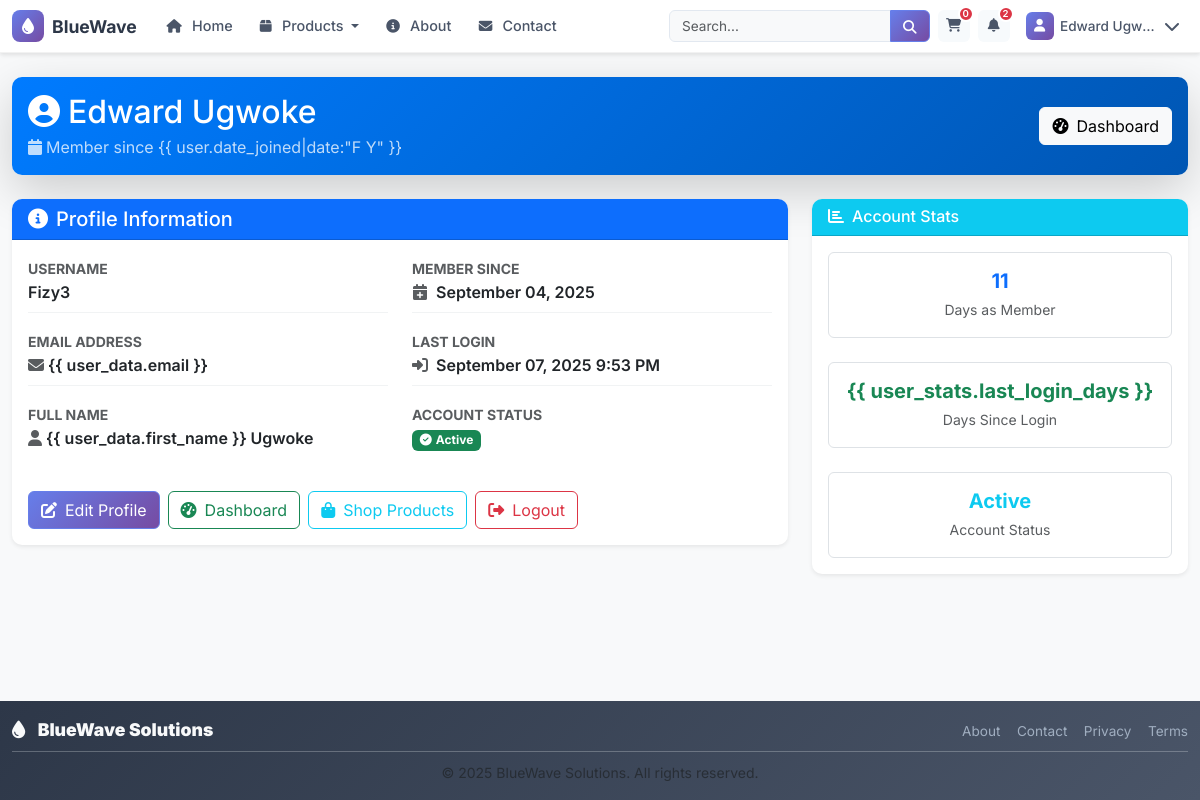
Before: /accounts/profile/ (signed in) with the older database file.
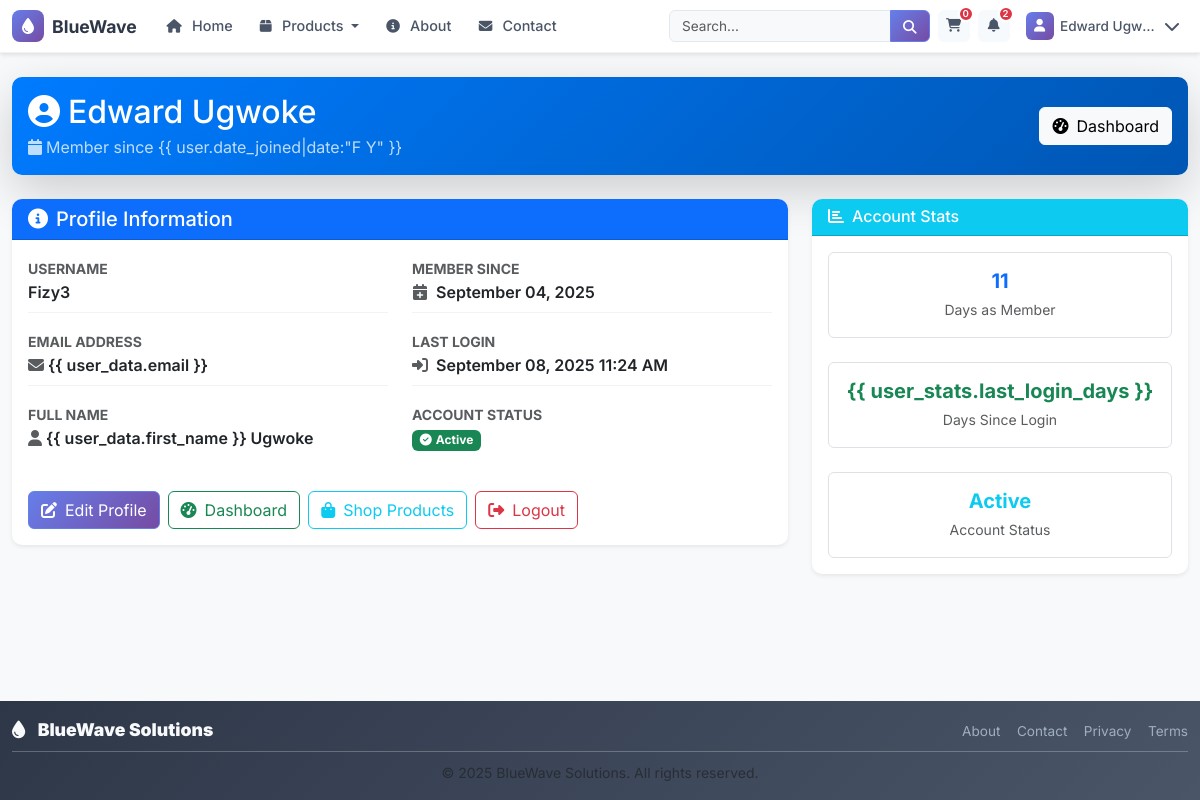
After: the same page with the newer database file.
### accounts/models.py (models this page shows, shortened)
class CustomUser(AbstractUser):
    email = models.EmailField(
        verbose_name="email address",
        unique=True,
        help_text="Required. Enter a valid email address."
    )
    groups = models.ManyToManyField(
        Group,
        verbose_name="groups",
        blank=True,
        help_text="The groups this user belongs to.",
        related_name="customuser_set",
        related_query_name="customuser",
    )
    user_permissions = models.ManyToManyField(
        Permission,
        verbose_name="user permissions",
        blank=True,
        help_text="Specific permissions for this user.",
        related_name="customuser_permissions_set",
        related_query_name="customuser_permission",
    )
    USERNAME_FIELD = 'email'
    REQUIRED_FIELDS = ['username']  # Required when creating superuser via createsuperuser
    class Meta:
        verbose_name = "User"
        verbose_name_plural = "Users"

### accounts/views.py (the view)
# urls.py: path("profile/", views.profile_page, name="profile_page"),
@login_required
def profile_page(request):
    user = request.user
    user_stats = {
        'days_since_joined': (timezone.now().date() - user.date_joined.date()).days,
        'last_login_days': (timezone.now().date() - user.last_login.date()).days if user.last_login else None,
        'is_staff': user.is_staff,
        'is_superuser': user.is_superuser,
    }
    user_data = {
        'username': user.username,
        'email': user.email,
        'first_name': user.first_name,
        'last_name': user.last_name,
        'full_name': user.get_full_name() or user.username,
        'id': user.id,
        'date_joined': user.date_joined,
        'last_login': user.last_login,
    }
    context = {
        'user_data': user_data,
        'user_stats': user_stats,
        'page_title': f'Profile - {user.username}'
    }
    return render(request, "accounts/profile.html", context)

### templates/accounts/profile.html (shortened to what the changed rows need)
{% extends "base.html" %}
{% load static %}
{% block content %}
<div class="container mt-4">
  <div class="row mb-4">
    <div class="col-12">
      <div class="card bg-gradient-primary text-white shadow-lg">
        <div class="card-body">
          <div class="row align-items-center">
            <div class="col-md-8">
              <h2 class="mb-1">
                <i class="fas fa-user-circle me-2"></i>{{ user_data.full_name }}
              </h2>
            </div>
          </div>
        </div>
      </div>
    </div>
  </div>
  <div class="row">
    <div class="col-lg-8 mb-4">
      <div class="card shadow-sm">
        <div class="card-body">
          <div class="row">
            <div class="col-md-6">
              <div class="profile-info">
                <div class="info-item mb-3">
                  <label class="fw-bold text-muted small">USERNAME</label>
                  <div class="fw-semibold">{{ user_data.username }}</div>
                </div>
                <div class="info-item mb-3">
                  <label class="fw-bold text-muted small">FULL NAME</label>
                  <div class="fw-semibold">
                    {% if user.first_name or user.last_name %}
                    <i class="fas fa-user me-1 text-muted"></i>{{
                    user_data.first_name }} {{ user_data.last_name }} {% else %}
                    <span class="text-muted fst-italic">Not provided</span>
                    {% endif %}
                  </div>
                </div>
              </div>
            </div>
            <div class="col-md-6">
              <div class="account-details">
                <div class="info-item mb-3">
                  <label class="fw-bold text-muted small">MEMBER SINCE</label>
                  <div class="fw-semibold">
                    <i class="fas fa-calendar-plus me-1 text-muted"></i>
                    {{ user_data.date_joined|date:"F d, Y" }}
                  </div>
                </div>
                <div class="info-item mb-3">
                  <label class="fw-bold text-muted small">LAST LOGIN</label>
                  <div class="fw-semibold">
                    {% if user_data.last_login %}
                    <i class="fas fa-sign-in-alt me-1 text-muted"></i>
                    {{ user_data.last_login|date:"F d, Y g:i A" }} {% else %}
                    <span class="text-muted fst-italic"
                      >Never logged in before</span
                    >
                    {% endif %}
                  </div>
                </div>
              </div>
            </div>
          </div>
        </div>
      </div>
    </div>
  </div>
</div>
{% endblock %}

### templates/base.html (shortened to what the changed rows need)
{% load static %}
<!DOCTYPE html>
<html lang="en">
  <head>
    <link
      href="https://cdn.jsdelivr.net/npm/bootstrap@5.3.2/dist/css/bootstrap.min.css"
      rel="stylesheet"
    />
    <link
      rel="stylesheet"
      href="https://cdnjs.cloudflare.com/ajax/libs/font-awesome/6.4.0/css/all.min.css"
    />
    <link rel="stylesheet" href="{% static 'css/auth.css' %}" />
  </head>
  <body class="d-flex flex-column min-vh-100">
    <nav
      class="navbar navbar-expand-lg navbar-light bg-white shadow-sm sticky-top"
    >
      <div class="container">
        <div class="collapse navbar-collapse" id="navbarNav">
          <div class="user-actions d-flex align-items-center">
            {% if user.is_authenticated %}
            <a
              href="{% url 'cart:cart_detail' %}"
              class="nav-icon-link me-2"
              title="Shopping Cart"
            >
              <i class="fas fa-shopping-cart"></i>
              <span class="icon-badge" id="cart-count">0</span>
            </a>
            <div class="dropdown me-2">
              <a
                href="#"
                class="nav-icon-link"
                data-bs-toggle="dropdown"
                title="Notifications"
                aria-expanded="false"
              >
                <i class="fas fa-bell"></i>
                <span class="icon-badge">2</span>
              </a>
            </div>
            <div class="dropdown">
              <a
                href="#"
                class="user-dropdown-toggle"
                data-bs-toggle="dropdown"
                title="Account Menu"
                aria-expanded="false"
              >
                <div class="user-avatar">
                  <i class="fas fa-user"></i>
                </div>
                <span class="user-name d-none d-lg-inline"
                  >{{ user.get_full_name|default:user.username }}</span
                >
                <i class="fas fa-chevron-down ms-1 d-none d-lg-inline"></i>
              </a>
            </div>
            {% endif %}
          </div>
        </div>
      </div>
    </nav>
    <main class="flex-fill">
       {% block content %}{% endblock %}
    </main>
  </body>
</html>

Changed rows visible on the page:
changed CustomUser "Fizy3": last_login "September 07, 2025 9:53 PM" → "September 08, 2025 11:24 AM"
